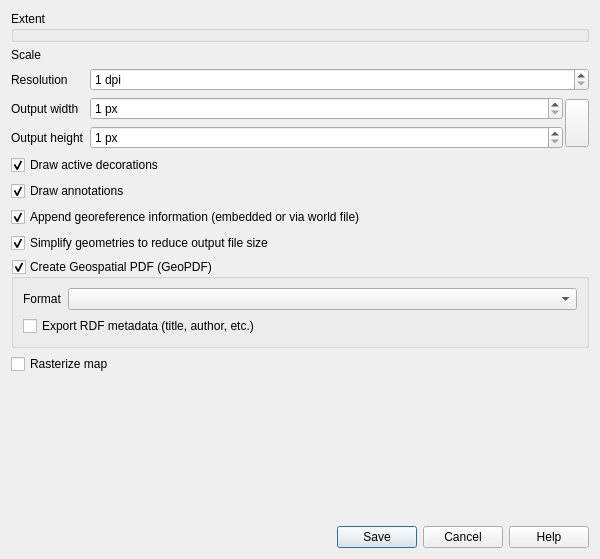
<?xml version="1.0" encoding="UTF-8"?>
<ui version="4.0">
 <class>QgsMapSaveDialog</class>
 <widget class="QDialog" name="QgsMapSaveDialog">
  <property name="geometry">
   <rect>
    <x>0</x>
    <y>0</y>
    <width>600</width>
    <height>559</height>
   </rect>
  </property>
  <property name="windowTitle">
   <string>Save Map as Image</string>
  </property>
  <layout class="QVBoxLayout" name="verticalLayout">
   <item>
    <layout class="QGridLayout" name="gridLayout" rowstretch="0,0,0,0,0,0,0,0,0,0,0,0">
     <item row="2" column="0">
      <widget class="QLabel" name="label_2">
       <property name="text">
        <string>Resolution</string>
       </property>
      </widget>
     </item>
     <item row="7" column="0" colspan="2">
      <widget class="QCheckBox" name="mSaveWorldFile">
       <property name="text">
        <string>Append georeference information (embedded or via world file)</string>
       </property>
       <property name="checked">
        <bool>true</bool>
       </property>
      </widget>
     </item>
     <item row="1" column="1">
      <widget class="QgsScaleWidget" name="mScaleWidget" native="true"/>
     </item>
     <item row="0" column="0" colspan="2">
      <widget class="QgsExtentGroupBox" name="mExtentGroupBox">
       <property name="title">
        <string>Extent</string>
       </property>
      </widget>
     </item>
     <item row="9" column="0" colspan="2">
      <widget class="QGroupBox" name="mGeoPDFGroupBox">
       <property name="title">
        <string>Create Geospatial PDF (GeoPDF)</string>
       </property>
       <property name="checkable">
        <bool>true</bool>
       </property>
       <property name="checked">
        <bool>true</bool>
       </property>
       <layout class="QVBoxLayout" name="verticalLayout_2">
        <item>
         <widget class="QStackedWidget" name="mGeoPDFOptionsStackedWidget">
          <property name="currentIndex">
           <number>1</number>
          </property>
          <widget class="QWidget" name="page">
           <layout class="QVBoxLayout" name="verticalLayout_3">
            <property name="leftMargin">
             <number>0</number>
            </property>
            <property name="topMargin">
             <number>0</number>
            </property>
            <property name="rightMargin">
             <number>0</number>
            </property>
            <property name="bottomMargin">
             <number>0</number>
            </property>
            <item>
             <widget class="QLabel" name="mGeoPdfUnavailableReason">
              <property name="text">
               <string/>
              </property>
             </widget>
            </item>
           </layout>
          </widget>
          <widget class="QWidget" name="page_2">
           <layout class="QGridLayout" name="gridLayout_2" columnstretch="0,1">
            <property name="leftMargin">
             <number>0</number>
            </property>
            <property name="topMargin">
             <number>0</number>
            </property>
            <property name="rightMargin">
             <number>0</number>
            </property>
            <property name="bottomMargin">
             <number>0</number>
            </property>
            <item row="1" column="1">
             <widget class="QComboBox" name="mGeoPdfFormatComboBox"/>
            </item>
            <item row="1" column="0">
             <widget class="QLabel" name="label">
              <property name="text">
               <string>Format</string>
              </property>
             </widget>
            </item>
           </layout>
          </widget>
         </widget>
        </item>
        <item>
         <widget class="QCheckBox" name="mExportMetadataCheckBox">
          <property name="text">
           <string>Export RDF metadata (title, author, etc.)</string>
          </property>
         </widget>
        </item>
       </layout>
      </widget>
     </item>
     <item row="4" column="0">
      <widget class="QLabel" name="label_4">
       <property name="text">
        <string>Output height</string>
       </property>
      </widget>
     </item>
     <item row="6" column="0" colspan="2">
      <widget class="QCheckBox" name="mDrawAnnotations">
       <property name="text">
        <string>Draw annotations</string>
       </property>
       <property name="checked">
        <bool>true</bool>
       </property>
      </widget>
     </item>
     <item row="5" column="0" colspan="2">
      <widget class="QCheckBox" name="mDrawDecorations">
       <property name="text">
        <string>Draw active decorations</string>
       </property>
       <property name="checked">
        <bool>true</bool>
       </property>
      </widget>
     </item>
     <item row="3" column="0">
      <widget class="QLabel" name="label_3">
       <property name="text">
        <string>Output width</string>
       </property>
      </widget>
     </item>
     <item row="10" column="0" colspan="2">
      <widget class="QCheckBox" name="mSaveAsRaster">
       <property name="visible">
        <bool>false</bool>
       </property>
       <property name="toolTip">
        <string>Advanced effects such as blend modes or vector layer transparency cannot be exported as vectors.
Rasterizing the map is recommended when such effects are used.</string>
       </property>
       <property name="text">
        <string>Rasterize map</string>
       </property>
       <property name="checked">
        <bool>false</bool>
       </property>
      </widget>
     </item>
     <item row="3" column="1" rowspan="2">
      <layout class="QGridLayout" name="gridLayout_4">
       <property name="horizontalSpacing">
        <number>0</number>
       </property>
       <property name="verticalSpacing">
        <number>6</number>
       </property>
       <item row="0" column="0">
        <widget class="QgsSpinBox" name="mOutputWidthSpinBox">
         <property name="sizePolicy">
          <sizepolicy hsizetype="Expanding" vsizetype="Fixed">
           <horstretch>0</horstretch>
           <verstretch>0</verstretch>
          </sizepolicy>
         </property>
         <property name="suffix">
          <string> px</string>
         </property>
         <property name="prefix">
          <string/>
         </property>
         <property name="minimum">
          <number>1</number>
         </property>
         <property name="maximum">
          <number>99999</number>
         </property>
         <property name="showClearButton" stdset="0">
          <bool>false</bool>
         </property>
        </widget>
       </item>
       <item row="0" column="1" rowspan="2">
        <layout class="QHBoxLayout">
         <property name="leftMargin">
          <number>2</number>
         </property>
         <property name="topMargin">
          <number>2</number>
         </property>
         <property name="rightMargin">
          <number>0</number>
         </property>
         <property name="bottomMargin">
          <number>2</number>
         </property>
         <item>
          <widget class="QgsRatioLockButton" name="mLockAspectRatio">
           <property name="sizePolicy">
            <sizepolicy hsizetype="Fixed" vsizetype="Expanding">
             <horstretch>0</horstretch>
             <verstretch>0</verstretch>
            </sizepolicy>
           </property>
           <property name="toolTip">
            <string>Lock aspect ratio (including while drawing extent onto canvas)</string>
           </property>
           <property name="leftMargin" stdset="0">
            <number>13</number>
           </property>
          </widget>
         </item>
        </layout>
       </item>
       <item row="1" column="0">
        <widget class="QgsSpinBox" name="mOutputHeightSpinBox">
         <property name="suffix">
          <string> px</string>
         </property>
         <property name="prefix">
          <string/>
         </property>
         <property name="minimum">
          <number>1</number>
         </property>
         <property name="maximum">
          <number>99999</number>
         </property>
         <property name="showClearButton" stdset="0">
          <bool>false</bool>
         </property>
        </widget>
       </item>
      </layout>
     </item>
     <item row="2" column="1">
      <widget class="QgsSpinBox" name="mResolutionSpinBox">
       <property name="suffix">
        <string> dpi</string>
       </property>
       <property name="prefix">
        <string/>
       </property>
       <property name="minimum">
        <number>1</number>
       </property>
       <property name="maximum">
        <number>3000</number>
       </property>
       <property name="showClearButton" stdset="0">
        <bool>false</bool>
       </property>
      </widget>
     </item>
     <item row="1" column="0">
      <widget class="QLabel" name="label_1">
       <property name="text">
        <string>Scale</string>
       </property>
      </widget>
     </item>
     <item row="11" column="0" colspan="2">
      <widget class="QLabel" name="mInfo">
       <property name="enabled">
        <bool>false</bool>
       </property>
      </widget>
     </item>
     <item row="8" column="0" colspan="2">
      <widget class="QCheckBox" name="mSimplifyGeometriesCheckbox">
       <property name="text">
        <string>Simplify geometries to reduce output file size</string>
       </property>
       <property name="checked">
        <bool>true</bool>
       </property>
      </widget>
     </item>
    </layout>
   </item>
   <item>
    <spacer name="verticalSpacer">
     <property name="orientation">
      <enum>Qt::Vertical</enum>
     </property>
     <property name="sizeHint" stdset="0">
      <size>
       <width>20</width>
       <height>40</height>
      </size>
     </property>
    </spacer>
   </item>
   <item>
    <widget class="QDialogButtonBox" name="buttonBox">
     <property name="orientation">
      <enum>Qt::Horizontal</enum>
     </property>
     <property name="standardButtons">
      <set>QDialogButtonBox::Cancel|QDialogButtonBox::Help|QDialogButtonBox::Save</set>
     </property>
    </widget>
   </item>
  </layout>
 </widget>
 <customwidgets>
  <customwidget>
   <class>QgsCollapsibleGroupBox</class>
   <extends>QGroupBox</extends>
   <header>qgscollapsiblegroupbox.h</header>
   <container>1</container>
  </customwidget>
  <customwidget>
   <class>QgsSpinBox</class>
   <extends>QSpinBox</extends>
   <header>qgsspinbox.h</header>
  </customwidget>
  <customwidget>
   <class>QgsScaleWidget</class>
   <extends>QWidget</extends>
   <header>qgsscalewidget.h</header>
  </customwidget>
  <customwidget>
   <class>QgsExtentGroupBox</class>
   <extends>QgsCollapsibleGroupBox</extends>
   <header>qgsextentgroupbox.h</header>
   <container>1</container>
  </customwidget>
  <customwidget>
   <class>QgsRatioLockButton</class>
   <extends>QToolButton</extends>
   <header>qgsratiolockbutton.h</header>
   <container>1</container>
  </customwidget>
 </customwidgets>
 <tabstops>
  <tabstop>mExtentGroupBox</tabstop>
  <tabstop>mDrawAnnotations</tabstop>
  <tabstop>mDrawDecorations</tabstop>
 </tabstops>
 <resources/>
 <connections>
  <connection>
   <sender>buttonBox</sender>
   <signal>accepted()</signal>
   <receiver>QgsMapSaveDialog</receiver>
   <slot>accept()</slot>
   <hints>
    <hint type="sourcelabel">
     <x>248</x>
     <y>254</y>
    </hint>
    <hint type="destinationlabel">
     <x>157</x>
     <y>274</y>
    </hint>
   </hints>
  </connection>
  <connection>
   <sender>buttonBox</sender>
   <signal>rejected()</signal>
   <receiver>QgsMapSaveDialog</receiver>
   <slot>reject()</slot>
   <hints>
    <hint type="sourcelabel">
     <x>316</x>
     <y>260</y>
    </hint>
    <hint type="destinationlabel">
     <x>286</x>
     <y>274</y>
    </hint>
   </hints>
  </connection>
 </connections>
</ui>
